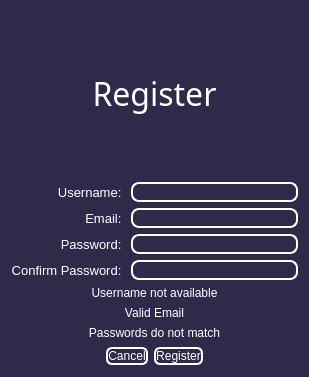
<?xml version="1.0" encoding="UTF-8"?>
<ui version="4.0">
 <class>RegisterDialog</class>
 <widget class="QDialog" name="RegisterDialog">
  <property name="geometry">
   <rect>
    <x>0</x>
    <y>0</y>
    <width>309</width>
    <height>377</height>
   </rect>
  </property>
  <property name="windowTitle">
   <string>Dialog</string>
  </property>
  <property name="styleSheet">
   <string notr="true">QWidget
{
	color: rgb(255, 255, 255);
	background-color: rgba(3, 0, 38,150);
	font: &quot;Yu Gothic UI Semibold&quot;;
}

QComboBox
{
	color: rgb(85, 255, 255);
	border: 2px solid white;
	border-radius: 10px;
	background-color: rgba(255, 255, 255, 0);
	border-style: outset;
}

QPushButton
{
	border-width: 2px;
	border-style: solid;
	border-radius: 6px;
	background-color: rgba(255, 255, 255, 0);
}

QPushButton:Disabled
{
	border-width: 1px;
	border-style: solid;
	border-radius: 6px;
	border-color: rgb(181, 181, 181);
	
}

QPushButton:hover
{
	border: 4px solid white;
}

QPushButton:pressed
{
	background-color: rgba(255, 255, 255, 150);
	border: 5px solid white;
}

QLabel
{
	background-color: rgba(255, 255, 255, 0);
}

QLineEdit
{
	background-color: rgba(255, 255, 255, 0);
}

QDoubleSpinBox
{
	border: 3px solid white;
	border-radius: 8px;
	background-color: rgba(3, 0, 38,100);
}
QSpinBox
{
	border: 3px solid white;
	border-radius: 8px;
	background-color: rgba(3, 0, 38,100);
}

QLineEdit
{
	border: 2px solid white;
	border-radius: 8px;
}

QProgressBar
{
	border: 2px solid white;
	border-radius: 8px;
	border-style: outset;
	
	background-color: rgba(3, 0, 38,150)
}

QProgressBar::chunk
{
	border: 2px solid rgb(255, 255, 255);
	border-radius: px;
	background-color: rgb(255, 255, 255);
	width: 10px;
	margin: 1px;


}

QListWidget::item
{
	color: rgb(85, 255, 255);
}</string>
  </property>
  <layout class="QVBoxLayout" name="verticalLayout_4">
   <item>
    <widget class="QLabel" name="registerLabel">
     <property name="font">
      <font>
       <family>Microsoft Uighur</family>
       <pointsize>24</pointsize>
       <italic>false</italic>
       <bold>false</bold>
      </font>
     </property>
     <property name="layoutDirection">
      <enum>Qt::LeftToRight</enum>
     </property>
     <property name="text">
      <string>Register</string>
     </property>
     <property name="alignment">
      <set>Qt::AlignCenter</set>
     </property>
    </widget>
   </item>
   <item>
    <layout class="QHBoxLayout" name="horizontalLayout_2">
     <item>
      <layout class="QVBoxLayout" name="verticalLayout">
       <item>
        <widget class="QLabel" name="nameLabel">
         <property name="font">
          <font>
           <pointsize>10</pointsize>
           <italic>false</italic>
           <bold>false</bold>
          </font>
         </property>
         <property name="text">
          <string>Username: </string>
         </property>
         <property name="alignment">
          <set>Qt::AlignRight|Qt::AlignTrailing|Qt::AlignVCenter</set>
         </property>
        </widget>
       </item>
       <item>
        <widget class="QLabel" name="emailLabel">
         <property name="font">
          <font>
           <pointsize>10</pointsize>
           <italic>false</italic>
           <bold>false</bold>
          </font>
         </property>
         <property name="text">
          <string>Email: </string>
         </property>
         <property name="alignment">
          <set>Qt::AlignRight|Qt::AlignTrailing|Qt::AlignVCenter</set>
         </property>
        </widget>
       </item>
       <item>
        <widget class="QLabel" name="passLabel">
         <property name="font">
          <font>
           <pointsize>10</pointsize>
           <italic>false</italic>
           <bold>false</bold>
          </font>
         </property>
         <property name="text">
          <string>Password: </string>
         </property>
         <property name="alignment">
          <set>Qt::AlignRight|Qt::AlignTrailing|Qt::AlignVCenter</set>
         </property>
        </widget>
       </item>
       <item>
        <widget class="QLabel" name="confirmPassLabel">
         <property name="font">
          <font>
           <pointsize>10</pointsize>
           <italic>false</italic>
           <bold>false</bold>
          </font>
         </property>
         <property name="text">
          <string>Confirm Password: </string>
         </property>
         <property name="alignment">
          <set>Qt::AlignRight|Qt::AlignTrailing|Qt::AlignVCenter</set>
         </property>
        </widget>
       </item>
      </layout>
     </item>
     <item>
      <layout class="QVBoxLayout" name="verticalLayout_2">
       <item>
        <widget class="QLineEdit" name="usernameLineEdit"/>
       </item>
       <item>
        <widget class="QLineEdit" name="emailLineEdit"/>
       </item>
       <item>
        <widget class="QLineEdit" name="passwordLineEdit">
         <property name="font">
          <font>
           <italic>false</italic>
           <bold>false</bold>
           <strikeout>false</strikeout>
           <kerning>false</kerning>
          </font>
         </property>
         <property name="inputMask">
          <string/>
         </property>
         <property name="text">
          <string/>
         </property>
         <property name="echoMode">
          <enum>QLineEdit::PasswordEchoOnEdit</enum>
         </property>
        </widget>
       </item>
       <item>
        <widget class="QLineEdit" name="confirmPassLineEdit">
         <property name="echoMode">
          <enum>QLineEdit::PasswordEchoOnEdit</enum>
         </property>
        </widget>
       </item>
      </layout>
     </item>
    </layout>
   </item>
   <item>
    <layout class="QVBoxLayout" name="verticalLayout_3">
     <item>
      <widget class="QLabel" name="userVerifyLabel">
       <property name="sizePolicy">
        <sizepolicy hsizetype="Preferred" vsizetype="Fixed">
         <horstretch>0</horstretch>
         <verstretch>0</verstretch>
        </sizepolicy>
       </property>
       <property name="text">
        <string>Username not available</string>
       </property>
       <property name="alignment">
        <set>Qt::AlignCenter</set>
       </property>
      </widget>
     </item>
     <item>
      <widget class="QLabel" name="verifyEmailLabel">
       <property name="sizePolicy">
        <sizepolicy hsizetype="Preferred" vsizetype="Fixed">
         <horstretch>0</horstretch>
         <verstretch>0</verstretch>
        </sizepolicy>
       </property>
       <property name="text">
        <string>Valid Email</string>
       </property>
       <property name="alignment">
        <set>Qt::AlignCenter</set>
       </property>
      </widget>
     </item>
     <item>
      <widget class="QLabel" name="passVerifyLabel">
       <property name="sizePolicy">
        <sizepolicy hsizetype="Preferred" vsizetype="Fixed">
         <horstretch>0</horstretch>
         <verstretch>0</verstretch>
        </sizepolicy>
       </property>
       <property name="text">
        <string>Passwords do not match</string>
       </property>
       <property name="alignment">
        <set>Qt::AlignCenter</set>
       </property>
      </widget>
     </item>
    </layout>
   </item>
   <item>
    <layout class="QHBoxLayout" name="horizontalLayout">
     <item>
      <spacer name="horizontalSpacer">
       <property name="orientation">
        <enum>Qt::Horizontal</enum>
       </property>
       <property name="sizeHint" stdset="0">
        <size>
         <width>40</width>
         <height>20</height>
        </size>
       </property>
      </spacer>
     </item>
     <item>
      <widget class="QPushButton" name="cancelButton">
       <property name="text">
        <string>Cancel</string>
       </property>
      </widget>
     </item>
     <item>
      <widget class="QPushButton" name="registerButton">
       <property name="text">
        <string>Register</string>
       </property>
      </widget>
     </item>
     <item>
      <spacer name="horizontalSpacer_2">
       <property name="orientation">
        <enum>Qt::Horizontal</enum>
       </property>
       <property name="sizeHint" stdset="0">
        <size>
         <width>40</width>
         <height>20</height>
        </size>
       </property>
      </spacer>
     </item>
    </layout>
   </item>
  </layout>
 </widget>
 <resources/>
 <connections/>
</ui>
